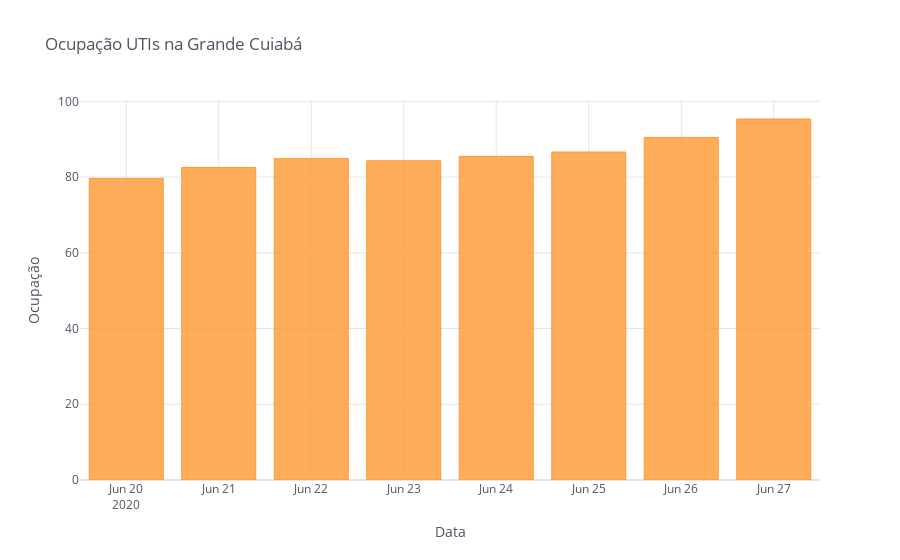

Notebook source saved alongside this figure:
### Code cell
# Plot the status of the ICUs
summary.iplot(
            kind = 'bar',
#                     barmode = 'stack',
            opacity=0.8,
            size=1,
            symbol=8,
            xTitle='Data',
            yTitle='Ocupação',
            title='Ocupação UTIs na Grande Cuiabá',
#                             fill = True
            x = 'date',
            y = 'Ocupação'
            )

### Figure 1 — Plotly figure (JSON) as saved in the notebook; plotly's stock layout.template omitted (floating-point values rounded to 4 significant figures)
{"data": [{"marker": {"color": "rgba(255, 153, 51, 0.8)", "line": {"color": "rgba(255, 153, 51, 1.0)", "width": 1}}, "name": "Ocupação", "orientation": "v", "text": "", "type": "bar", "x": ["2020-06-20", "2020-06-21", "2020-06-22", "2020-06-23", "2020-06-24", "2020-06-25", "2020-06-26", "2020-06-27"], "y": [79.65, 82.56, 84.88, 84.3, 85.47, 86.63, 90.48, 95.35]}], "layout": {"legend": {"bgcolor": "#FFFFFF", "font": {"color": "#4D5663"}}, "paper_bgcolor": "#FFFFFF", "plot_bgcolor": "#FFFFFF", "title": {"font": {"color": "#4D5663"}, "text": "Ocupação UTIs na Grande Cuiabá"}, "xaxis": {"gridcolor": "#E1E5ED", "showgrid": true, "tickfont": {"color": "#4D5663"}, "title": {"font": {"color": "#4D5663"}, "text": "Data"}, "zerolinecolor": "#E1E5ED"}, "yaxis": {"gridcolor": "#E1E5ED", "showgrid": true, "tickfont": {"color": "#4D5663"}, "title": {"font": {"color": "#4D5663"}, "text": "Ocupação"}, "zerolinecolor": "#E1E5ED"}}}
